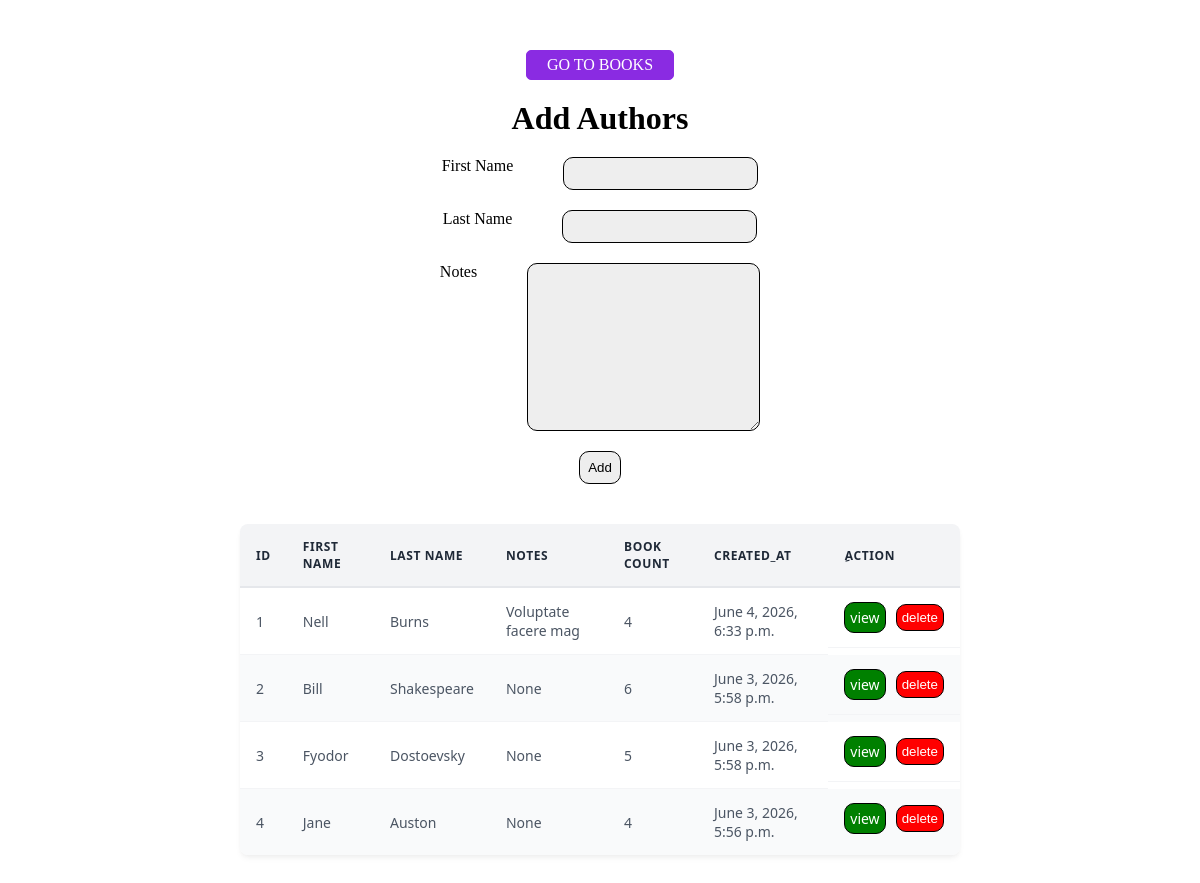
The app's page /authors with its own data.
### book_authors_app/models.py (models this page shows)
class Author(models.Model):
    books = models.ManyToManyField(Book,related_name='authors')
    first_name = models.CharField(max_length=255)
    last_name = models.CharField(max_length=255)
    notes = models.TextField(null=True,blank=True)
    created_at = models.DateTimeField(auto_now_add=True)
    updated_at = models.DateTimeField(auto_now=True)

### book_authors_app/views.py (the view)
# urls.py: path('authors',views.authors),
def authors(request):
    context = {
        'authors' : models.Author.objects.all().order_by('-created_at')
    }
    return render(request,'authors.html',context)

### book_authors_app/templates/authors.html (shortened to what this page needs)
<!DOCTYPE html>
<html lang="en">
<head>
    {%load static%}
    <link rel="stylesheet" href="{%static 'css/style.css'%}">
</head>
<body>
    <div class="container">
        <div class="book-form">
            <form action="/author/create" method="post">
                <a href="/" class="book-link">GO TO BOOKS</a>
                <h1>Add Authors</h1>
                <div class="box">
                    <label for="first_name">First Name</label>
                    <input type="text" name="first_name" id="first_name" required>
                </div>
                <div class="box">
                    <label for="last_name">Last Name</label>
                    <input type="text" name="last_name" id="last_name" required>
                </div>
                <div class="box">
                    <label for="notes">Notes</label>
                    <textarea name="notes" id="notes" cols="25" rows="10"></textarea>
                </div>
                <input type="submit" value="Add">
            </form>
        </div>
        <div class="book-table">
            <table>
                <thead>
                    <tr>
                        <th>id</th>
                        <th>First Name</th>
                        <th>Last Name</th>
                        <th>Notes</th>
                        <th>Book Count</th>
                        <th>created_at</th>
                        <th>ِAction</th>
                    </tr>
                </thead>
                <tbody>
                    {%for author in authors%}
                    <tr>
                        <td>{{forloop.counter}}</td>
                        <td>{{author.first_name}}</td>
                        <td>{{author.last_name}}</td>
                        <td>{{author.notes}}</td>
                        <td>{{author.books.count}}</td>
                        <td>{{author.created_at}}</td>
                        <td class="action">
                            <a href="{% url 'author-show' id=author.id %}" class="btn-v">view</a>
                            <form action="{% url 'delete-author' id=author.id %}" method="post">
                                <input class="btn-d" type="submit" value="delete">
                            </form>
                        </td>
                    </tr>
                    {%endfor%}
                </tbody>
            </table>
        </div>
    </div>
</body>
</html>

### book_authors_app/static/css/style.css (style rules this page uses)
* { margin: 0; padding: 0; box-sizing: border-box; }
.container { width: 60%; margin: 50px auto; display: flex; flex-direction: column; gap: 20px; }
.container .book-form form { display: flex; justify-content: center; align-items: center; flex-direction: column; gap: 20px; }
.container .book-form form input { padding: 8px; background-color: #eee; border: 0.5px solid #000; border-radius: 10px; outline: none; }
.container .book-form form textarea { padding: 8px; background-color: #eee; border: 0.5px solid #000; border-radius: 10px; outline: none; }
.container .book-form form .box { display: flex; align-items: start; gap: 50px; justify-content: start; }
table { width: 100%; border-collapse: collapse; margin: 20px 0; font-family: 'Segoe UI', Roboto, Helvetica, Arial, sans-serif; font-size: 14px; background-color: #ffffff; border-radius: 8px; overflow: hidden; box-shadow: 0 4px 6px -1px rgba(0, 0, 0, 0.05), 0 2px 4px -1px rgba(0, 0, 0, 0.03); }
th { background-color: #f3f4f6; color: #1f2937; font-weight: 600; text-align: left; padding: 14px 16px; border-bottom: 2px solid #e5e7eb; text-transform: uppercase; letter-spacing: 0.05em; font-size: 12px; }
td { padding: 14px 16px; color: #4b5563; border-bottom: 1px solid #f3f4f6; vertical-align: middle; }
tr:nth-child(even) { background-color: #f9fafb; }
tr:last-child td { border-bottom: none; }
.action { display: flex; justify-content: start; align-items: center; gap: 10px; }
.btn-v { padding: 5px; background-color: green; color: #fff; border: 0.5px solid #000; border-radius: 10px; }
a { text-decoration: none; }
.btn-d { padding: 5px; background-color: red; color: #fff; border: 0.5px solid #000; border-radius: 10px; }
.book-link { display: inline; padding: 5px 20px; background-color: blueviolet; color: #fff; border-radius: 5px; border: 1px solid blueviolet; transition: 0.4s ease-in-out; }

### records on screen
Author: first_name "Nell", last_name "Burns", notes "Voluptate facere mag", books.count "4", created_at "June 4, 2026, 6:33 p.m."
Author: first_name "Bill", last_name "Shakespeare", notes "None", books.count "6", created_at "June 3, 2026, 5:58 p.m."
Author: first_name "Fyodor", last_name "Dostoevsky", notes "None", books.count "5", created_at "June 3, 2026, 5:58 p.m."
Author: first_name "Jane", last_name "Auston", notes "None", books.count "4", created_at "June 3, 2026, 5:56 p.m."
